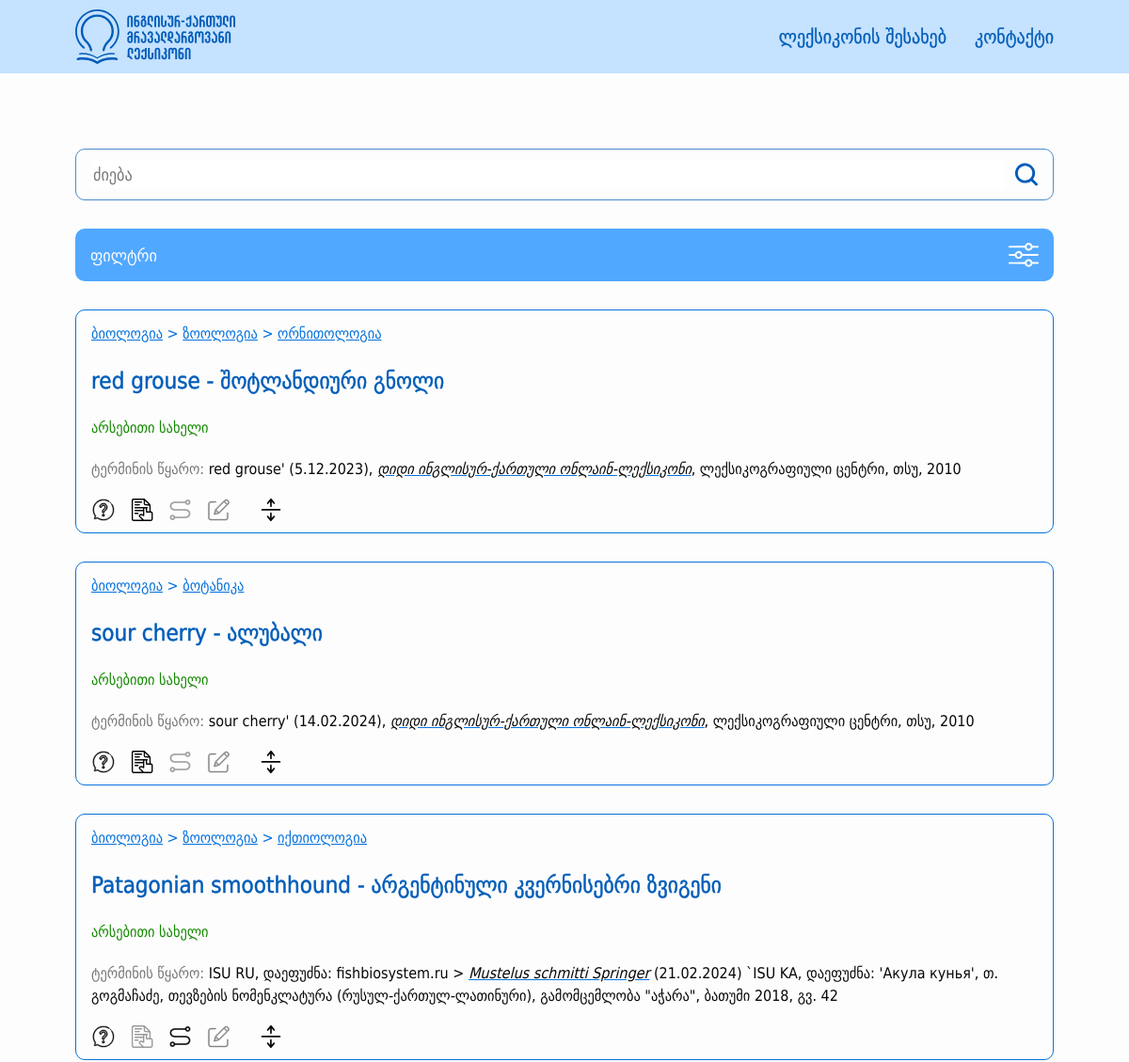
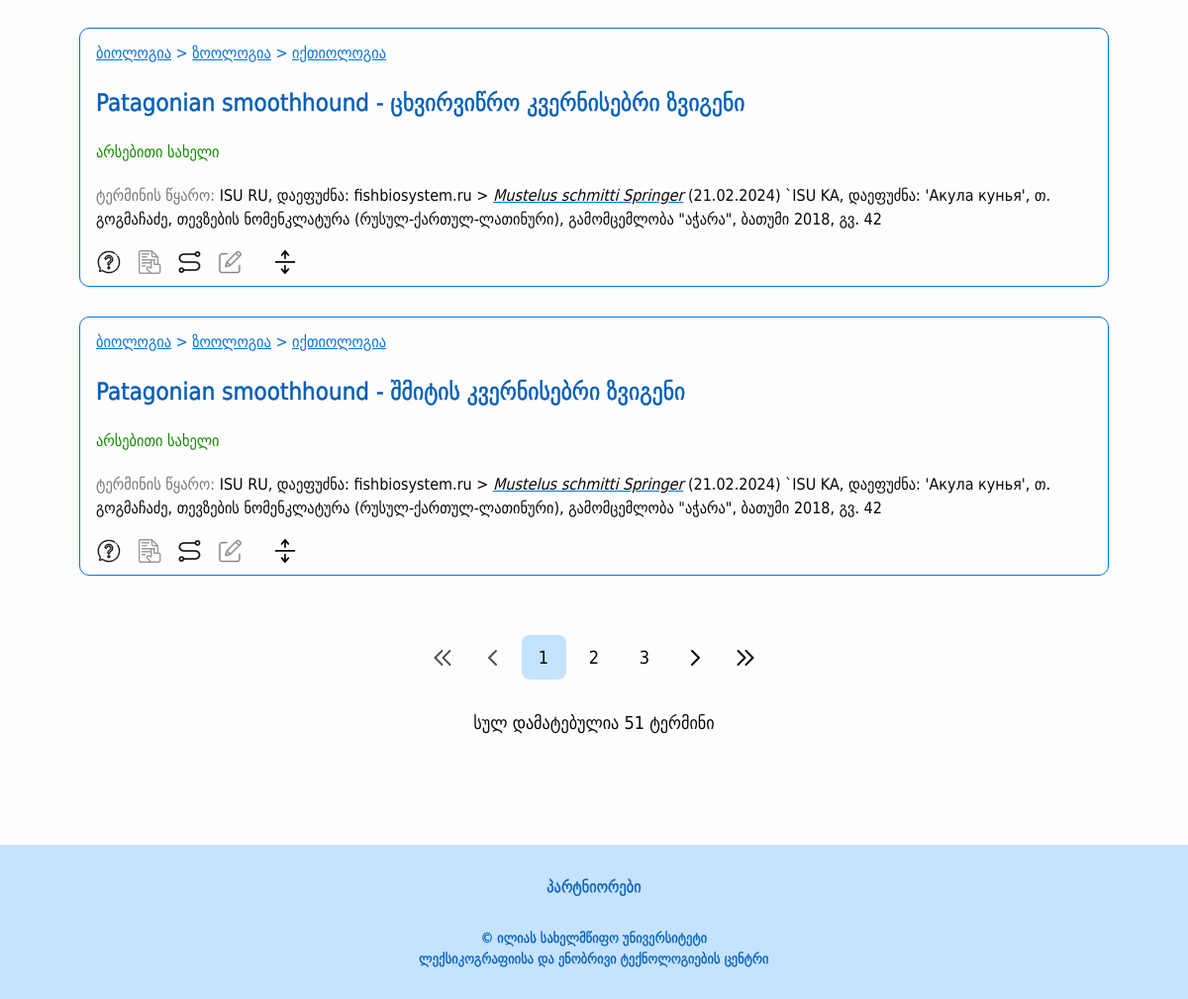
The page / on the database its author committed (2 pictures, top to bottom).
### src/models/terms.py (models this page shows, shortened)
class Category(BaseModel):
    __tablename__ = "categories"
    id = db.Column(db.Integer, primary_key=True)
    name = db.Column(db.String(50), nullable=False)
    parent_id = db.Column(db.Integer, db.ForeignKey("categories.id"), nullable=True)
    is_active = db.Column(db.Boolean, default=True)
    children = db.relationship('Category', backref=db.backref('parent', remote_side=[id]), order_by="Category.name.asc()")
    def get_parents(self):
        parents = []
        if self.parent:
            parents.extend(self.parent.get_parents())
            parents.append(self.parent)
        return parents

class Term(BaseModel):
    __tablename__ = 'terms'
    id = db.Column(db.Integer, primary_key=True)
    geo_word = db.Column(db.String(100), nullable=False)
    eng_word = db.Column(db.String(100), nullable=False)
    grammar_form = db.Column(db.String(50), nullable=True)
    term_source = db.Column(db.Text, nullable=False)
    definition = db.Column(db.Text, nullable=False)
    definition_source = db.Column(db.Text, nullable=False)
    term_type = db.Column(db.String(50), nullable=True)
    context = db.Column(db.Text, nullable=True)
    context_source = db.Column(db.Text, nullable=True)
    comment = db.Column(db.Text, nullable=True)
    english_synonyms = db.Column(db.Text, nullable=True)
    stylistic_label = db.Column(db.String(50), nullable=True)
    is_active = db.Column(db.Boolean, default=True)
    category = db.relationship("Category", secondary="terms_categories", backref="terms")
    def get_synonyms(self):
        connections = ConnectedTerm.query.filter(ConnectedTerm.is_synonym == True, (ConnectedTerm.term1_id == self.id) | (ConnectedTerm.term2_id == self.id)).all()
        synonym_ids = [connection.term1_id if connection.term1_id != self.id else connection.term2_id for connection in connections]
        synonyms = Term.query.filter(Term.id.in_(synonym_ids)).all()
        return synonyms
    def get_related_terms(self):
        connections = ConnectedTerm.query.filter(ConnectedTerm.is_synonym == False, (ConnectedTerm.term1_id == self.id) | (ConnectedTerm.term2_id == self.id)).all()
        connected_term_ids = [connection.term1_id if connection.term1_id != self.id else connection.term2_id for connection in connections]
        related_terms = Term.query.filter(Term.id.in_(connected_term_ids)).all()
        return related_terms
    def has_synonyms_or_relations(self):
        connections = ConnectedTerm.query.filter((ConnectedTerm.term1_id == self.id) | (ConnectedTerm.term2_id == self.id)).first()
        return connections != None
    def get_category_tree(self):
        category_trees = []
        for category in self.category:
            categories = category.get_parents()
            categories.append(category)
            category_trees.append(categories)
        branched_tree = {}
        for category_tree in category_trees:
            current_dict = branched_tree
            for category in category_tree:
                if category not in current_dict:
                    current_dict[category] = {}
                current_dict = current_dict[category]
        return branched_tree

### src/views/main/routes.py (the view, shortened to what this page needs)
@main_blueprint.route("/")
@main_blueprint.route("/page/<int:page>")
def home(page=1):
    items = About.query.all()
    root_categories = Category.query.filter(Category.parent_id.is_(None), Category.is_active == True).all()
    filtered_categories = []
    terms = Term.query.filter(Term.is_active == True, Term.category.any(Category.is_active == True))
    search_word = request.args.get("searchWord", "")
    if search_word:
        terms = terms.filter(Term.geo_word.ilike(f"%{search_word}%") | Term.eng_word.ilike(f"%{search_word}%") | Term.english_synonyms.ilike(f"%{search_word}%"))
    search_letter = request.args.get("searchLetter", "")
    if search_letter:
        terms = terms.filter(Term.geo_word.ilike(f"{search_letter}%") | Term.eng_word.ilike(f"{search_letter}%"))
    categories = request.args.get("categories")
    if categories:
        categories = unquote(categories).split(",")
        filtered_categories = Category.query.filter(Category.id.in_(categories)).all()
        terms = terms.join(Term.category).filter(Category.id.in_(categories))
    sort = request.args.get("sortType")
    print(search_letter, search_word, categories, sort)
    terms = terms.paginate(per_page=5, page=page)
    return render_template("main/main.html", terms=terms,
                           root_categories=root_categories, filtered_categories=filtered_categories,
                           search_word=search_word, search_letter=search_letter, items=items)

### src/templates/main/main.html (shortened to what this page needs)
{% extends 'layouts/base.html' %}
{% from "macros.html" import create_term_card %}
{% block content %}
    <div class="main-outer edge-padding">
        <main class="main-content width-limiter">
            <section class="right-section">
                <section class="search-controls">
                    <div class="search-input-container">
                        <input class="search-input" type="text" placeholder="ძიება" id="searchWord"
                               value="{{ search_word }}"/>
                        <a>
                            <button class="search-button" id="searchButton">
                                <img class="search-button-img"
                                     src="{{ url_for('static', filename='images/search.svg') }}"
                                     alt="search"/>
                            </button>
                        </a>
                    </div>
                    <button id="filter-modal-open-button" class="filter-modal-toggle">
                        <span>ფილტრი</span>
                        <img src="{{ url_for('static', filename='images/filter.svg') }}"/>
                    </button>
                </section>
                {% if terms.items %}
                    <section id="term-list">
                        {% for term in terms.items %}
                            {{ create_term_card(term) }}
                        {% endfor %}
                    </section>
                    <div class="term-list-bottom-bar">
                        <ul class="pagination">
                            {% set query_string = request.query_string.decode() %}
                            {% set current_page = request.view_args.get("page", 1) %}
                            <li class="pagination-item">
                                <a href="{{ url_for("main.home", page=1) }}?{{ query_string }}"
                                   class="pagination-link {% if not terms.has_prev %} disabled {% endif %}">
                                    <img src="{{ url_for('static', filename='images/double-left.svg') }}"
                                         alt="first page"/>
                                </a>
                            </li>
                            <li class="pagination-item">
                                <a href="{{ url_for("main.home", page=current_page - 1) }}?{{ query_string }}"
                                   class="pagination-link{% if not terms.has_prev %} disabled {% endif %}">
                                    <img src="{{ url_for('static', filename='images/left.svg') }}"
                                         alt="previous page"/>
                                </a>
                            </li>
                            {%- for page in terms.iter_pages(left_edge=0, left_current=2, right_current=2, right_edge=0) -%}
                                {%- if page -%}
                                    <li class="pagination-item">
                                        <a href="{{ url_for("main.home", page=page) }}?{{ query_string }}"
                                           class="pagination-link {% if page == current_page %} active {% endif %}">
                                            {{- page -}}
                                        </a>
                                    </li>
                                {%- endif -%}
                            {%- endfor -%}
                            <li class="pagination-item">
                                <a href="{{ url_for("main.home", page=current_page + 1) }}?{{ query_string }}"
                                   class="pagination-link {% if not terms.has_next %} disabled {% endif %}">
                                    <img src="{{ url_for('static', filename='images/right.svg') }}" alt="next page"/>
                                </a>
                            </li>
                            <li class="pagination-item">
                                <a href="{{ url_for("main.home", page=terms.pages) }}?{{ query_string }}"
                                   class="pagination-link {% if not terms.has_next %} disabled {% endif %}">
                                    <img src="{{ url_for('static', filename='images/double-right.svg') }}"
                                         alt="last page"/>
                                </a>
                            </li>
                        </ul>
                        {% if request.query_string.decode() == "" %}
                            <span class="search-result-number">სულ დამატებულია {{ terms.total }} ტერმინი</span>
                        {% else %}
                            <span class="search-result-number">სულ ნაპოვნია {{ terms.total }} ტერმინი</span>
                        {% endif %}
                    </div>
                {% endif %}
            </section>
        </main>
    </div>
{% endblock %}

### src/templates/macros.html (shortened to what this page needs)
{% macro is_active(page) %}
    {% if request.endpoint.endswith(page) %}
        active-nav-link
    {% else %}
        nav-link
    {% endif %}
{% endmacro %}
{% macro render_subcategories(subcategories) %}
    {% for subcategory in subcategories.keys() %}
        <a href="{{ url_for('main.home', categories=subcategory.id) }}," style="display: inline-block;">
            {{ subcategory.name }}
        </a>
        {% if subcategories[subcategory].values() %}
            > {{ render_subcategories(subcategories[subcategory]) }}
        {% endif %}
    {% endfor %}
{% endmacro %}
{% macro create_term_card(term) %}
    <article class="term-card">
        {% set categories = term.get_category_tree() %}
        {% for category in categories.keys() %}
            <div class="field">
                <a href="{{ url_for('main.home', categories=category.id) }}," style="display: inline-block;">
                    {{ category.name }}
                </a>
                {% for subcategory in categories.values() if subcategory %}
                    > {{ render_subcategories(subcategory) }}
                {% endfor %}
            </div>
        {% endfor %}
        <a href="{{ url_for('main.term_detail', term_id=term.id) }}" class="unstyled-link">
            <h3 class="word-pair">{{ term.eng_word }} - {{ term.geo_word }}</h3>
        </a>
        <span class="word-type abbr-support">{{ term.grammar_form }}</span>
        <p class="term-source abbr-support">
            <span class="term-source-label">ტერმინის წყარო:</span>
            {{ term.term_source | safe }}
        </p>
        <section class="term-controls">
            <button class="term-button definition-button" title="განმარტების ჩვენება"
                    data-target="definition-{{ term.id }}">
            </button>
            <button class="term-button context-button" data-target="context-{{ term.id }}"
                    {% if not term.context %}
                    title="კონტექსტი ამ ტერმინს არ აქვს" disabled
                    {% else %}
                    title="კონტექსტის ჩვენება"
                    {% endif %}>
            </button>
            <button class="term-button synonym-button" data-target="connected-{{ term.id }}"
                    {% if not term.has_synonyms_or_relations() %}
                    title="დაკავშირებული სიტყვები და სინონიმები ამ ტერმინს არ აქვს" disabled
                    {% else %}
                    title="დაკავშირებული სიტყვების და სინონიმების ჩვენება"
                    {% endif %}>
            </button>
            <button class="term-button comment-button" data-target="comment-{{ term.id }}"
                    {% if not term.comment %}
                    title="კომენტარი ამ ტერმინს არ აქვს" disabled
                    {% else %}
                    title="კომენტარის ჩვენება"
                    {% endif %}>
            </button>
            <button class="term-button toggle-all-button" data-target="{{ term.id }}">
            </button>
        </section>
    </article>
{% endmacro %}

### src/static/styles/global.css (style rules this page uses)
:root { --color-light-blue: 197, 226, 255; --color-light-blue-2: 143, 199, 255; --color-blue: 6, 114, 221; --color-blue-1: 81, 168, 255; --color-blue-2: 0, 92, 184; --color-white: 253, 253, 253; --color-black: 7, 7, 7; --color-gray: 119, 119, 119; --color-gray-2: 237, 237, 237; --color-green: 19, 137, 0; --color-red: 229, 0, 0; }
*, *::before, *::after { box-sizing: border-box; }
* { margin: 0; }
body { line-height: 1.5; -webkit-font-smoothing: antialiased; }
img, picture, video, canvas, svg { display: block; max-width: 100%; }
input, button, textarea, select { font: inherit; }
p, h1, h2, h3, h4, h5, h6 { overflow-wrap: break-word; }
* { color: rgb(var(--color-black)); font-family: 'DejaVu Sans Condensed', sans-serif; }
body { display: flex; min-height: 100vh; flex-direction: column; background-color: rgb(var(--color-white)); }
ul { list-style: none; padding: 0; margin: 0; }
button { all: unset; cursor: pointer; box-sizing: border-box; }

### src/static/styles/shared.css (style rules this page uses)
.edge-padding { padding: 10px 20px; }
.width-limiter { max-width: 1300px; margin: 0 auto; }
.search-input-container { width: 100%; display: flex; padding: 12px 16px; gap: 12px; border-radius: 10px; border: 1px solid rgb(var(--color-blue-2), 0.7); }
.search-input-container a { display: flex; }
.search-input { flex: 1; font-size: 18px; border: none; outline: none; color: rgb(var(--color-black)); }
.search-input::placeholder { color: rgb(var(--color-gray)); }
.main-outer { padding-top: 60px; padding-bottom: 100px; flex: 1; }
.term-list-bottom-bar { margin-top: 48px; display: flex; gap: 8px; align-items: center; flex-direction: column; gap: 24px; }
.search-result-number { display: inline; }
.pagination { display: flex; gap: 4px; margin: 0 auto; width: fit-content; }
.pagination .pagination-link { all: unset; display: flex; background-color: rgb(var(--color-white)); width: 32px; height: 32px; align-items: center; justify-content: center; font-size: 18px; border-radius: 8px; cursor: pointer; }
.pagination .pagination-link.active { background-color: rgb(var(--color-light-blue)); }
.pagination .pagination-link.disabled { background-color: rgb(var(--color-white)); opacity: 0.7; cursor: default; pointer-events: none; }
.unstyled-link { text-decoration: none; color: inherit; }
@media screen and (min-width: 768px) { .edge-padding { padding: 10px 80px; } }
@media screen and (min-width: 768px) { .main-outer { padding: 80px; padding-bottom: 110px; } }
@media screen and (min-width: 768px) { .search-result-number { font-size: 18px; } }
@media screen and (min-width: 768px) { .pagination { gap: 6px; } }
@media screen and (min-width: 768px) { .term-list-bottom-bar { margin-top: 60px; gap: 30px; } }
@media screen and (min-width: 768px) { .pagination .pagination-link { width: 45px; height: 45px; } }

### src/static/styles/other.css (style rules this page uses)
.main-outer { display: flex; }
main { display: flex; flex: 1; }

### rows shown on the page
Term: eng_word "red grouse", geo_word "შოტლანდიური გნოლი", grammar_form "არსებითი სახელი", term_source "red grouse' (5.12.2023), დიდი ინგლისურ-ქართული ონლაინ-ლექსიკონი , ლექსიკოგრაფიული ცენტრი, თსუ, 2010"
Category: name "ბიოლოგია"
Category: name "ზოოლოგია"
Category: name "ორნითოლოგია"
Term: eng_word "sour cherry", geo_word "ალუბალი", grammar_form "არსებითი სახელი", term_source "sour cherry' (14.02.2024), დიდი ინგლისურ-ქართული ონლაინ-ლექსიკონი , ლექსიკოგრაფიული ცენტრი, თსუ, 2010"
Category: name "ბოტანიკა"
Term: eng_word "Patagonian smoothhound", geo_word "არგენტინული კვერნისებრი ზვიგენი", grammar_form "არსებითი სახელი", term_source "ISU RU, დაეფუძნა: fishbiosystem.ru > Mustelus schmitti Springer (21.02.2024) `ISU KA, დაეფუძნა: 'Акула кунья', თ. გოგმაჩაძე, თევზების ნომენკლატურა (რუსულ-ქართულ-ლათინური), გამომცემლობა \"აჭარა\", ბათუმი 2018, გვ. 42"
Category: name "იქთიოლოგია"
Term: eng_word "Patagonian smoothhound", geo_word "ცხვირვიწრო კვერნისებრი ზვიგენი", grammar_form "არსებითი სახელი", term_source "ISU RU, დაეფუძნა: fishbiosystem.ru > Mustelus schmitti Springer (21.02.2024) `ISU KA, დაეფუძნა: 'Акула кунья', თ. გოგმაჩაძე, თევზების ნომენკლატურა (რუსულ-ქართულ-ლათინური), გამომცემლობა \"აჭარა\", ბათუმი 2018, გვ. 42"
Term: eng_word "Patagonian smoothhound", geo_word "შმიტის კვერნისებრი ზვიგენი", grammar_form "არსებითი სახელი", term_source "ISU RU, დაეფუძნა: fishbiosystem.ru > Mustelus schmitti Springer (21.02.2024) `ISU KA, დაეფუძნა: 'Акула кунья', თ. გოგმაჩაძე, თევზების ნომენკლატურა (რუსულ-ქართულ-ლათინური), გამომცემლობა \"აჭარა\", ბათუმი 2018, გვ. 42"

### other values the page prints
{{ page }} "1" "2" "3"
{{ terms.total }} "51"
